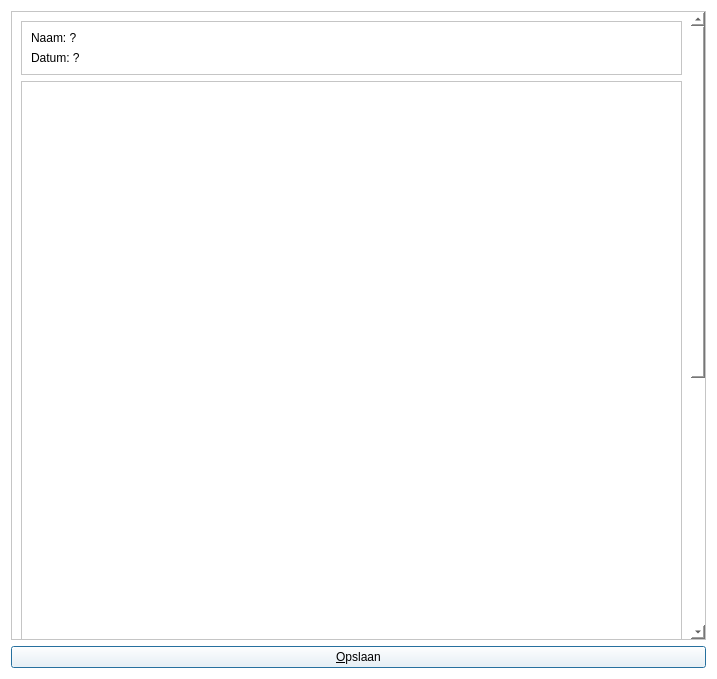
<?xml version="1.0" encoding="UTF-8"?>
<ui version="4.0">
 <class>QtPrintConceptMapDialog</class>
 <widget class="QDialog" name="QtPrintConceptMapDialog">
  <property name="geometry">
   <rect>
    <x>0</x>
    <y>0</y>
    <width>717</width>
    <height>679</height>
   </rect>
  </property>
  <property name="windowTitle">
   <string>Preview van PDF</string>
  </property>
  <property name="windowIcon">
   <iconset resource="Brainweaver.qrc">
    <normaloff>:/images/PicArrow14x14.png</normaloff>:/images/PicArrow14x14.png</iconset>
  </property>
  <property name="styleSheet">
   <string notr="true">background-color: rgb(255, 255, 255);</string>
  </property>
  <layout class="QVBoxLayout" name="verticalLayout_3">
   <item>
    <widget class="QScrollArea" name="scrollArea">
     <property name="widgetResizable">
      <bool>true</bool>
     </property>
     <widget class="QWidget" name="scrollAreaWidgetContents">
      <property name="geometry">
       <rect>
        <x>0</x>
        <y>0</y>
        <width>683</width>
        <height>1070</height>
       </rect>
      </property>
      <layout class="QVBoxLayout" name="verticalLayout_4">
       <item>
        <widget class="QFrame" name="frame_top">
         <property name="sizePolicy">
          <sizepolicy hsizetype="Preferred" vsizetype="Maximum">
           <horstretch>0</horstretch>
           <verstretch>0</verstretch>
          </sizepolicy>
         </property>
         <property name="frameShape">
          <enum>QFrame::StyledPanel</enum>
         </property>
         <property name="frameShadow">
          <enum>QFrame::Raised</enum>
         </property>
         <layout class="QVBoxLayout" name="verticalLayout">
          <item>
           <widget class="QLabel" name="label_student_name">
            <property name="styleSheet">
             <string notr="true">background-color: rgb(255, 255, 255);</string>
            </property>
            <property name="text">
             <string>Naam: ?</string>
            </property>
           </widget>
          </item>
          <item>
           <widget class="QLabel" name="label_date">
            <property name="styleSheet">
             <string notr="true">background-color: rgb(255, 255, 255);</string>
            </property>
            <property name="text">
             <string>Datum: ?</string>
            </property>
           </widget>
          </item>
         </layout>
        </widget>
       </item>
       <item>
        <widget class="QFrame" name="frame_concept_map">
         <property name="minimumSize">
          <size>
           <width>0</width>
           <height>978</height>
          </size>
         </property>
         <property name="styleSheet">
          <string notr="true">background-color: rgb(255, 255, 255);</string>
         </property>
         <property name="frameShape">
          <enum>QFrame::StyledPanel</enum>
         </property>
         <property name="frameShadow">
          <enum>QFrame::Raised</enum>
         </property>
         <layout class="QVBoxLayout" name="verticalLayout_2"/>
        </widget>
       </item>
       <item>
        <widget class="QFrame" name="frame_concept_map_as_text">
         <property name="styleSheet">
          <string notr="true">background-color: rgb(255, 255, 255);</string>
         </property>
         <property name="frameShape">
          <enum>QFrame::StyledPanel</enum>
         </property>
         <property name="frameShadow">
          <enum>QFrame::Raised</enum>
         </property>
         <layout class="QVBoxLayout" name="verticalLayout_6">
          <property name="spacing">
           <number>0</number>
          </property>
          <property name="leftMargin">
           <number>0</number>
          </property>
          <property name="topMargin">
           <number>0</number>
          </property>
          <property name="rightMargin">
           <number>0</number>
          </property>
          <property name="bottomMargin">
           <number>0</number>
          </property>
         </layout>
        </widget>
       </item>
      </layout>
     </widget>
    </widget>
   </item>
   <item>
    <layout class="QHBoxLayout" name="horizontalLayout">
     <item>
      <widget class="QPushButton" name="button_print">
       <property name="text">
        <string>&amp;Opslaan</string>
       </property>
      </widget>
     </item>
    </layout>
   </item>
  </layout>
 </widget>
 <resources>
  <include location="Brainweaver.qrc"/>
 </resources>
 <connections/>
</ui>
